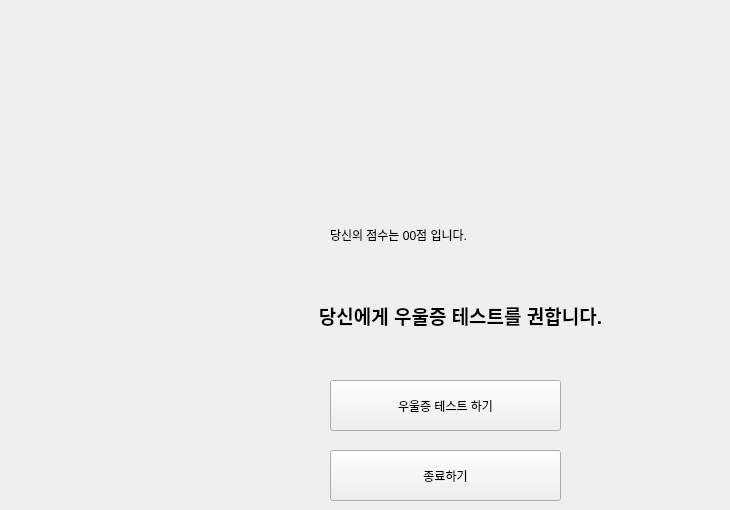
   <widget class="QWidget" name="page_4">
    <widget class="QPushButton" name="end_2">
     <property name="geometry">
      <rect>
       <x>330</x>
       <y>450</y>
       <width>231</width>
       <height>51</height>
      </rect>
     </property>
     <property name="text">
      <string>종료하기</string>
     </property>
    </widget>
    <widget class="QPushButton" name="next_5">
     <property name="geometry">
      <rect>
       <x>330</x>
       <y>380</y>
       <width>231</width>
       <height>51</height>
      </rect>
     </property>
     <property name="text">
      <string>우울증 테스트 하기</string>
     </property>
    </widget>
    <widget class="QLabel" name="label_8">
     <property name="geometry">
      <rect>
       <x>280</x>
       <y>260</y>
       <width>361</width>
       <height>111</height>
      </rect>
     </property>
     <property name="text">
      <string>&lt;html&gt;&lt;head/&gt;&lt;body&gt;&lt;p align=&quot;center&quot;&gt;&lt;span style=&quot; font-size:14pt; font-weight:600;&quot;&gt;당신에게 우울증 테스트를 권합니다.&lt;/span&gt;&lt;/p&gt;&lt;/body&gt;&lt;/html&gt;</string>
     </property>
    </widget>
    <widget class="QLabel" name="j_3">
     <property name="geometry">
      <rect>
       <x>330</x>
       <y>200</y>
       <width>391</width>
       <height>71</height>
      </rect>
     </property>
     <property name="toolTip">
      <string>&lt;html&gt;&lt;head/&gt;&lt;body&gt;&lt;p&gt;1231231&lt;/p&gt;&lt;/body&gt;&lt;/html&gt;</string>
     </property>
     <property name="whatsThis">
      <string>&lt;html&gt;&lt;head/&gt;&lt;body&gt;&lt;p align=&quot;center&quot;&gt;&lt;br/&gt;&lt;/p&gt;&lt;/body&gt;&lt;/html&gt;</string>
     </property>
     <property name="styleSheet">
      <string notr="true">font: 14pt &quot;맑은 고딕&quot;;</string>
     </property>
     <property name="text">
      <string>&lt;html&gt;&lt;head/&gt;&lt;body&gt;&lt;p&gt;&lt;span style=&quot; font-weight:400;&quot;&gt;당신의 점수는 00점 입니다.&lt;/span&gt;&lt;/p&gt;&lt;/body&gt;&lt;/html&gt;</string>
     </property>
    </widget>
   </widget>
